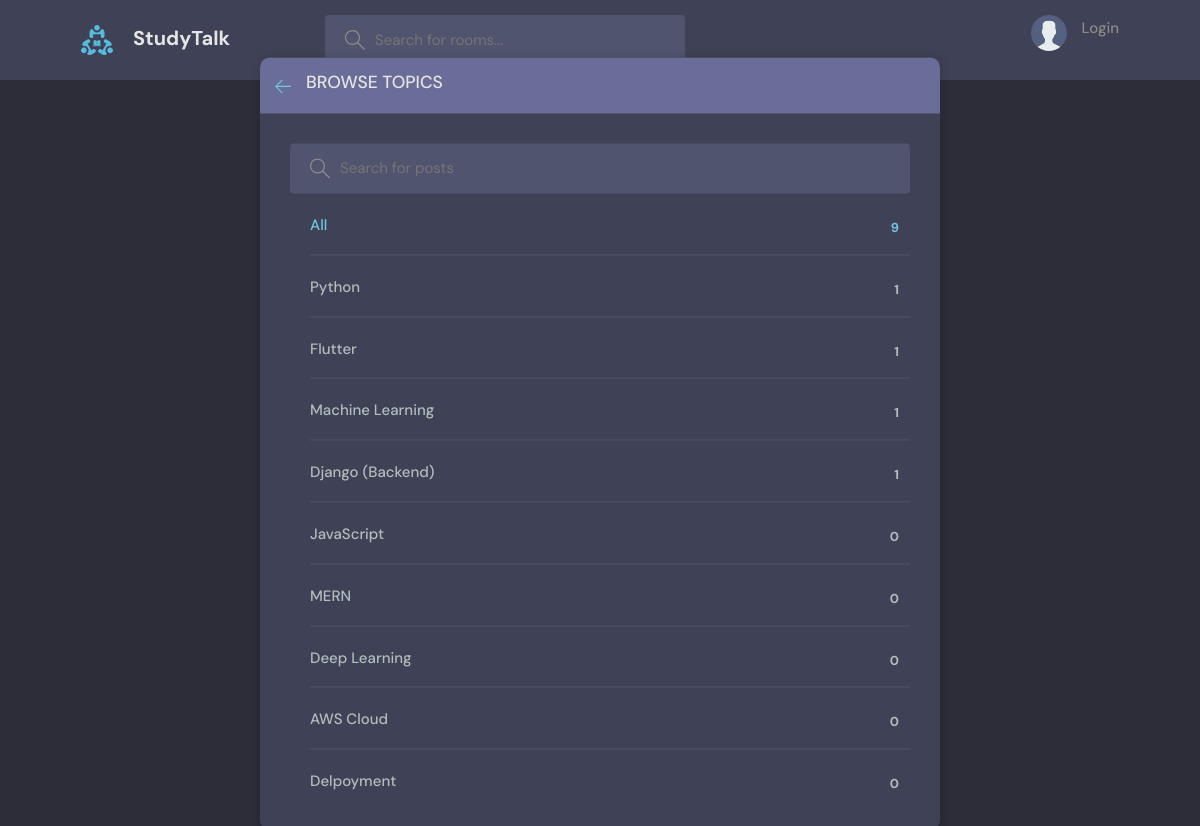
Page /topics/ on the committed database.
### base/models.py (models this page shows, shortened)
class Topic(models.Model):
    name = models.CharField(max_length=200)

### base/views.py (the view)
# urls.py: path('topics/', views.topicsPage, name='topics'),
def topicsPage(request):
    q = request.GET.get('q') if request.GET.get('q') != None else ''
    topics = Topic.objects.filter(name__icontains=q)
    return render(request, 'base/topics.html', {'topics':topics})

### base/templates/base/topics.html (shortened to what this page needs)
{% extends 'base/main.html' %}
{% block content %}
    <main class="create-room layout">
      <div class="container">
        <div class="layout__box">
          <div class="layout__boxHeader">
            <div class="layout__boxTitle">
              <a href="/">
                <svg version="1.1" xmlns="http://www.w3.org/2000/svg" width="32" height="32" viewBox="0 0 32 32">
                  <title>arrow-left</title>
                  <path
                    d="M13.723 2.286l-13.723 13.714 13.719 13.714 1.616-1.611-10.96-10.96h27.625v-2.286h-27.625l10.965-10.965-1.616-1.607z"
                  ></path>
                </svg>
              </a>
              <h3>Browse Topics</h3>
            </div>
          </div>
          <div class="topics-page layout__body">
            <form class="header__search" action='' method='GET'>
              <label>
                <input name='q' placeholder="Search for posts" />
              </label>
            </form>
            <ul class="topics__list">
              <li>
                <a href="{% url 'topics' %}" class="active">All <span>{{topics.count}}</span></a>
              </li>
              {% for topic in topics %}
                <li>
                  <a href="{% url 'home' %}?q={{topic.name}}">{{topic.name}} <span>{{topic.room_set.all.count}}</span></a>
                </li>
              {% endfor %}
            </ul>
          </div>
        </div>
      </div>
    </main>
    {% endblock content %}

### static/style/style.css (style rules this page uses)
:root { --color-main: #71c6dd; --color-main-light: #e1f6fb; --color-dark: #3f4156; --color-dark-medium: #51546e; --color-dark-light: #696d97; --color-light: #e5e5e5; --color-gray: #8b8b8b; --color-light-gray: #b2bdbd; --color-bg: #2d2d39; --color-success: #5dd693; --color-error: #fc4b0b; }
* { font-family: "DM Sans", -apple-system, BlinkMacSystemFont, "Segoe UI", Roboto, Oxygen, Ubuntu, Cantarell, "Open Sans", "Helvetica Neue", sans-serif; margin: 0; padding: 0; box-sizing: border-box; text-rendering: optimizeLegibility; font-size: inherit; }
html { font-size: 56.25%; }
@media only screen and (min-width: 1200px) { html { font-size: 62.5%; } }
body { line-height: 1.6; font-weight: 400; font-size: 1.5rem; color: var(--color-light-gray); background-color: var(--color-bg); min-height: 100vh; }
a { display: inline-block; color: var(--color-main); text-decoration: none; }
.container { max-width: 120rem; width: 90%; margin: auto; }
.header__search > label { background-color: var(--color-dark-medium); padding: 1.3rem 1rem; display: flex; align-items: center; gap: 1rem; border-radius: 4px; }
.header__search svg { fill: var(--color-gray); width: 2rem; height: 2rem; margin-left: 1rem; }
.header__search input { width: 30rem; background: transparent; border: none; outline: none; color: var(--color-light); }
.layout { margin-top: 2.4rem; }
.layout > .container { display: flex; justify-content: space-between; align-items: flex-start; }
.layout__box { width: 90%; max-width: 48rem; min-height: 40rem; position: absolute; top: 50%; left: 50%; transform: translate(-50%, -46%); background-color: var(--color-dark); border-radius: 1rem; box-shadow: 1px 1px 6px 3px rgba(0, 0, 0, 0.1); overflow: hidden; }
.layout__boxHeader { display: flex; padding: 1.5rem; background-color: var(--color-dark-light); }
.layout__boxTitle { display: flex; gap: 1.5rem; align-items: center; }
.layout__boxTitle h3 { text-transform: uppercase; font-weight: 500; color: var(--color-light); }
.layout__boxTitle svg { width: 1.6rem; height: 1.6rem; fill: var(--color-main); }
.layout__body { margin: 3rem; }
.topics__list { list-style: none; }
.topics__list li a { display: flex; justify-content: space-between; margin-bottom: 3rem; font-weight: 500; color: var(--color-light-gray); transition: all 0.3s ease-in-out; }
.topics__list li a.active, .topics__list li a:hover { color: var(--color-main); }
.topics__list li a span { padding: 0.5rem 1rem; background-color: var(--color-dark); border-radius: 3px; font-size: 1.3rem; font-weight: 700; letter-spacing: 1px; }
.topics-page .topics__list li:not(:last-child) a { margin: 2rem 0; padding-bottom: 1rem; text-decoration: none; border-bottom: 1px solid var(--color-dark-medium); }
.topics-page .header__search { display: block; }
.create-room.layout .layout__box { max-width: 68rem; }

### rows in the picture
Topic: name "Python", room_set.all.count "1"
Topic: name "Flutter", room_set.all.count "1"
Topic: name "Machine Learning", room_set.all.count "1"
Topic: name "Django (Backend)", room_set.all.count "1"
Topic: name "JavaScript", room_set.all.count "0"
Topic: name "MERN", room_set.all.count "0"
Topic: name "Deep Learning", room_set.all.count "0"
Topic: name "AWS Cloud", room_set.all.count "0"
Topic: name "Delpoyment", room_set.all.count "0"

### other values in the picture
{{ topics.count }} "9"
